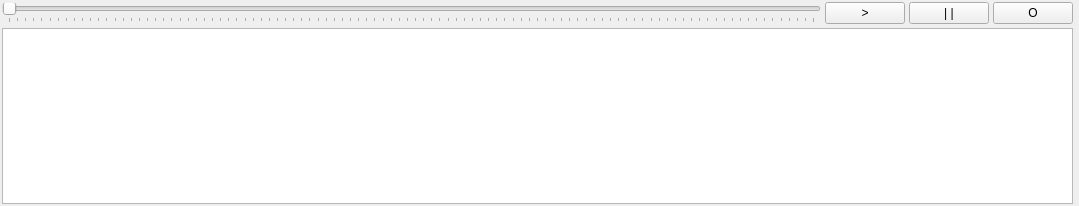
<?xml version="1.0" encoding="UTF-8"?>
<ui version="4.0">
 <class>AnimationPanel</class>
 <widget class="QDockWidget" name="AnimationPanel">
  <property name="geometry">
   <rect>
    <x>0</x>
    <y>0</y>
    <width>1079</width>
    <height>206</height>
   </rect>
  </property>
  <property name="features">
   <set>QDockWidget::DockWidgetClosable|QDockWidget::DockWidgetMovable</set>
  </property>
  <property name="allowedAreas">
   <set>Qt::BottomDockWidgetArea</set>
  </property>
  <property name="windowTitle">
   <string/>
  </property>
  <widget class="QWidget" name="dockWidgetContents">
   <layout class="QVBoxLayout" name="verticalLayout">
    <property name="spacing">
     <number>4</number>
    </property>
    <property name="leftMargin">
     <number>2</number>
    </property>
    <property name="topMargin">
     <number>2</number>
    </property>
    <property name="rightMargin">
     <number>6</number>
    </property>
    <property name="bottomMargin">
     <number>2</number>
    </property>
    <item>
     <layout class="QHBoxLayout" name="horizontalLayout">
      <item>
       <widget class="QSlider" name="sliderAnimationTime">
        <property name="orientation">
         <enum>Qt::Horizontal</enum>
        </property>
        <property name="tickPosition">
         <enum>QSlider::TicksBelow</enum>
        </property>
       </widget>
      </item>
      <item>
       <widget class="QPushButton" name="btnAnimationPlay">
        <property name="sizePolicy">
         <sizepolicy hsizetype="Minimum" vsizetype="Fixed">
          <horstretch>0</horstretch>
          <verstretch>0</verstretch>
         </sizepolicy>
        </property>
        <property name="text">
         <string>&gt;</string>
        </property>
       </widget>
      </item>
      <item>
       <widget class="QPushButton" name="btnAnimationPause">
        <property name="text">
         <string>| |</string>
        </property>
       </widget>
      </item>
      <item>
       <widget class="QPushButton" name="btnAnimationStop">
        <property name="text">
         <string>O</string>
        </property>
       </widget>
      </item>
     </layout>
    </item>
    <item>
     <widget class="QListView" name="listView">
      <property name="horizontalScrollBarPolicy">
       <enum>Qt::ScrollBarAsNeeded</enum>
      </property>
      <property name="iconSize">
       <size>
        <width>512</width>
        <height>512</height>
       </size>
      </property>
      <property name="verticalScrollMode">
       <enum>QAbstractItemView::ScrollPerPixel</enum>
      </property>
      <property name="horizontalScrollMode">
       <enum>QAbstractItemView::ScrollPerPixel</enum>
      </property>
      <property name="flow">
       <enum>QListView::LeftToRight</enum>
      </property>
      <property name="viewMode">
       <enum>QListView::IconMode</enum>
      </property>
     </widget>
    </item>
   </layout>
  </widget>
 </widget>
 <resources/>
 <connections/>
</ui>
